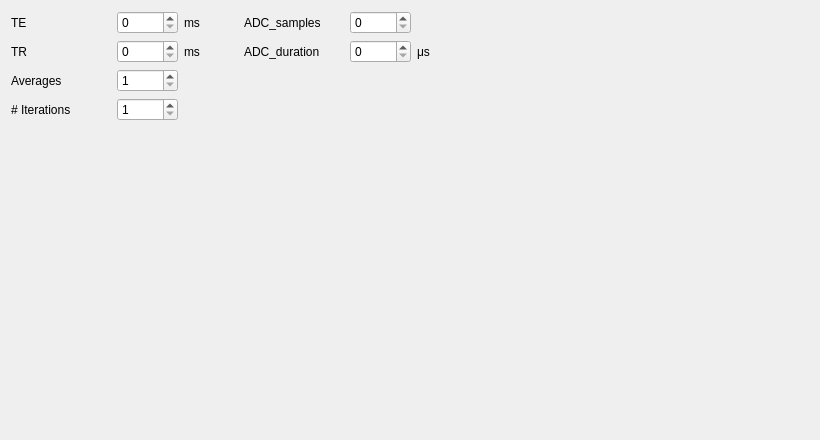
<?xml version="1.0" encoding="UTF-8"?>
<ui version="4.0">
 <class>Form</class>
 <widget class="QWidget" name="Form">
  <property name="geometry">
   <rect>
    <x>0</x>
    <y>0</y>
    <width>820</width>
    <height>440</height>
   </rect>
  </property>
  <property name="windowTitle">
   <string>Form</string>
  </property>
  <layout class="QHBoxLayout" name="horizontalLayout">
   <item>
    <layout class="QGridLayout" name="gridLayout">
     <item row="2" column="0">
      <widget class="QLabel" name="label_5">
       <property name="text">
        <string>Averages</string>
       </property>
      </widget>
     </item>
     <item row="4" column="0">
      <spacer name="verticalSpacer">
       <property name="orientation">
        <enum>Qt::Vertical</enum>
       </property>
       <property name="sizeHint" stdset="0">
        <size>
         <width>20</width>
         <height>40</height>
        </size>
       </property>
      </spacer>
     </item>
     <item row="0" column="2">
      <widget class="QLabel" name="label_3">
       <property name="text">
        <string>ms</string>
       </property>
      </widget>
     </item>
     <item row="0" column="1">
      <widget class="QSpinBox" name="TESpinBox">
       <property name="maximum">
        <number>10000</number>
       </property>
      </widget>
     </item>
     <item row="1" column="1">
      <widget class="QSpinBox" name="TRSpinBox">
       <property name="maximum">
        <number>10000</number>
       </property>
      </widget>
     </item>
     <item row="0" column="0">
      <widget class="QLabel" name="label">
       <property name="minimumSize">
        <size>
         <width>100</width>
         <height>0</height>
        </size>
       </property>
       <property name="text">
        <string>TE</string>
       </property>
      </widget>
     </item>
     <item row="2" column="1">
      <widget class="QSpinBox" name="NSA_SpinBox">
       <property name="minimum">
        <number>1</number>
       </property>
      </widget>
     </item>
     <item row="1" column="2">
      <widget class="QLabel" name="label_4">
       <property name="text">
        <string>ms</string>
       </property>
      </widget>
     </item>
     <item row="1" column="0">
      <widget class="QLabel" name="label_2">
       <property name="text">
        <string>TR</string>
       </property>
      </widget>
     </item>
     <item row="3" column="1">
      <widget class="QSpinBox" name="N_ITER_SpinBox">
       <property name="minimum">
        <number>1</number>
       </property>
       <property name="value">
        <number>1</number>
       </property>
      </widget>
     </item>
     <item row="3" column="0">
      <widget class="QLabel" name="label_10">
       <property name="text">
        <string># Iterations</string>
       </property>
      </widget>
     </item>
    </layout>
   </item>
   <item>
    <spacer name="horizontalSpacer_2">
     <property name="orientation">
      <enum>Qt::Horizontal</enum>
     </property>
     <property name="sizeType">
      <enum>QSizePolicy::Fixed</enum>
     </property>
     <property name="sizeHint" stdset="0">
      <size>
       <width>38</width>
       <height>20</height>
      </size>
     </property>
    </spacer>
   </item>
   <item>
    <layout class="QGridLayout" name="gridLayout_2">
     <item row="0" column="1">
      <widget class="QSpinBox" name="ADC_samples_SpinBox">
       <property name="maximum">
        <number>8192</number>
       </property>
      </widget>
     </item>
     <item row="1" column="1">
      <widget class="QSpinBox" name="ADC_duration_SpinBox">
       <property name="maximum">
        <number>99999</number>
       </property>
      </widget>
     </item>
     <item row="0" column="2">
      <widget class="QLabel" name="label_8">
       <property name="text">
        <string/>
       </property>
      </widget>
     </item>
     <item row="3" column="0" colspan="3">
      <spacer name="verticalSpacer_2">
       <property name="orientation">
        <enum>Qt::Vertical</enum>
       </property>
       <property name="sizeHint" stdset="0">
        <size>
         <width>20</width>
         <height>352</height>
        </size>
       </property>
      </spacer>
     </item>
     <item row="1" column="2">
      <widget class="QLabel" name="label_7">
       <property name="text">
        <string>μs</string>
       </property>
      </widget>
     </item>
     <item row="1" column="0">
      <widget class="QLabel" name="label_9">
       <property name="text">
        <string>ADC_duration</string>
       </property>
      </widget>
     </item>
     <item row="0" column="0">
      <widget class="QLabel" name="label_6">
       <property name="minimumSize">
        <size>
         <width>100</width>
         <height>0</height>
        </size>
       </property>
       <property name="text">
        <string>ADC_samples</string>
       </property>
      </widget>
     </item>
    </layout>
   </item>
   <item>
    <spacer name="horizontalSpacer">
     <property name="orientation">
      <enum>Qt::Horizontal</enum>
     </property>
     <property name="sizeHint" stdset="0">
      <size>
       <width>338</width>
       <height>20</height>
      </size>
     </property>
    </spacer>
   </item>
  </layout>
 </widget>
 <resources/>
 <connections/>
</ui>
